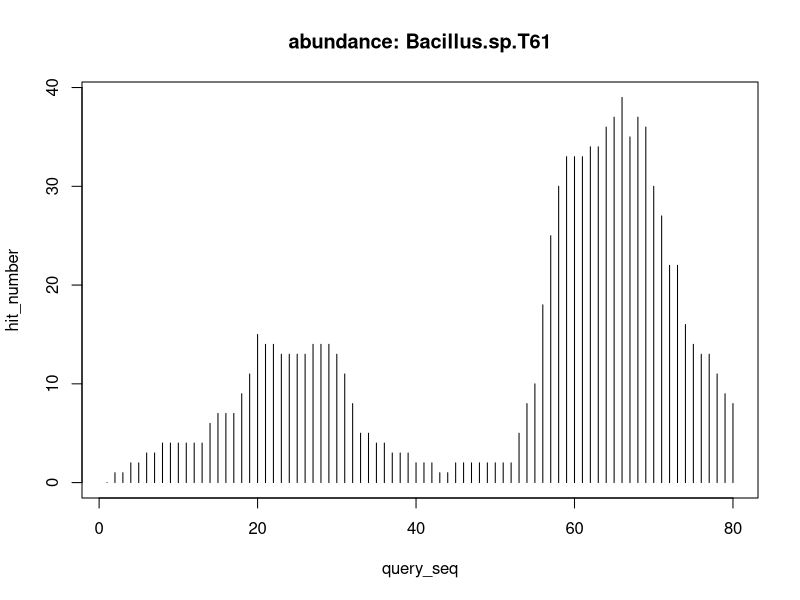

This figure's R source:
x=c(1,2,3,4,5,6,7,8,9,10,11,12,13,14,15,16,17,18,19,20,21,22,23,24,25,26,27,28,29,30,31,32,33,34,35,36,37,38,39,40,41,42,43,44,45,46,47,48,49,50,51,52,53,54,55,56,57,58,59,60,61,62,63,64,65,66,67,68,69,70,71,72,73,74,75,76,77,78,79,80)
y=c(0,1,1,2,2,3,3,4,4,4,4,4,4,6,7,7,7,9,11,15,14,14,13,13,13,13,14,14,14,13,11,8,5,5,4,4,3,3,3,2,2,2,1,1,2,2,2,2,2,2,2,2,5,8,10,18,25,30,33,33,33,34,34,36,37,39,35,37,36,30,27,22,22,16,14,13,13,11,9,8)
plot(x,y,type="h",main="abundance: Bacillus.sp.T61",xlab="query_seq",ylab="hit_number")